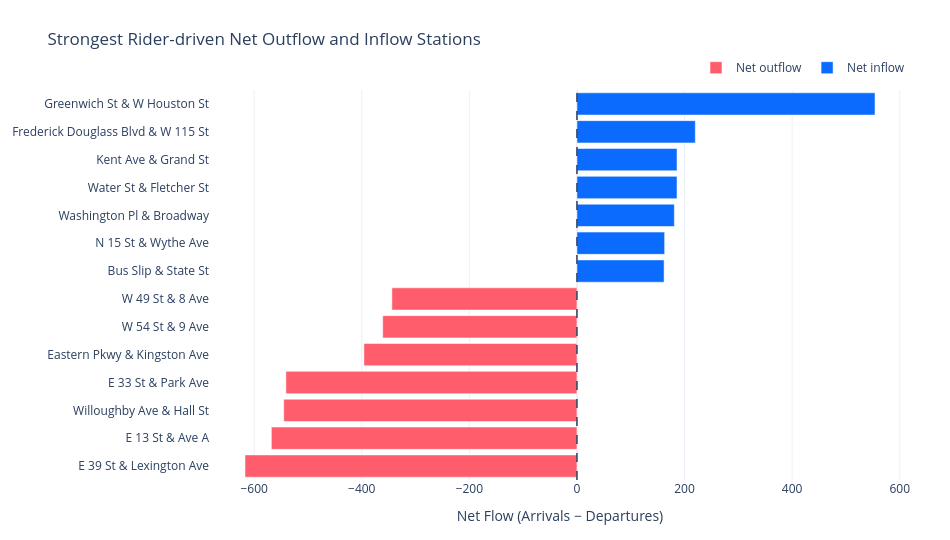

Notebook code cell kept with this figure:
### Markdown cell above
## 6. Mobility Flow

`net_flow = arrivals - departures`; `total_activity = arrivals + departures`; `imbalance_ratio = |net_flow| / total_activity`.

Notebook chỉ giữ một biểu đồ đại diện; bản đồ tương tác đầy đủ vẫn thuộc dashboard Streamlit.

### Code cell
outflow = con.sql(
    """
    SELECT
        station_name,
        net_flow
    FROM station_metrics
    WHERE total_activity >= 5000
    ORDER BY net_flow ASC
    LIMIT 7
    """
).pl()

inflow = con.sql(
    """
    SELECT
        station_name,
        net_flow
    FROM station_metrics
    WHERE total_activity >= 5000
    ORDER BY net_flow DESC
    LIMIT 7
    """
).pl()

station_flow = pl.concat([outflow, inflow]).with_columns(
    pl.when(pl.col("net_flow") >= 0)
      .then(pl.lit("Net inflow"))
      .otherwise(pl.lit("Net outflow"))
      .alias("flow_direction")
)

station_plot = station_flow.sort("net_flow")

flow_fig = px.bar(
    station_plot,
    x="net_flow",
    y="station_name",
    orientation="h",
    color="flow_direction",
    color_discrete_map={
        "Net inflow": "#0B6BFF",
        "Net outflow": "#FF5D6C",
    },
    title="Strongest Rider-driven Net Outflow and Inflow Stations",
    labels={
        "net_flow": "Net Flow (Arrivals − Departures)",
        "station_name": "Station",
        "flow_direction": "Direction",
    },
)

flow_fig.add_vline(
    x=0,
    line_width=1.5,
    line_dash="dash",
)

flow_fig.update_layout(
    template="plotly_white",
    height=540,
    width=950,
    yaxis_title=None,
    legend_title=None,
    legend=dict(
        orientation="h",
        yanchor="bottom",
        y=1.02,
        xanchor="right",
        x=1,
    ),
    margin=dict(l=180, r=40, t=90, b=60),
)

flow_fig.show()

### Figure 1 — Plotly figure (JSON) as saved in the notebook; plotly's stock layout.template omitted (floating-point values rounded to 4 significant figures)
{"data": [{"hovertemplate": "Direction=Net outflow<br>Net Flow (Arrivals − Departures)=%{x}<br>Station=%{y}<extra></extra>", "legendgroup": "Net outflow", "marker": {"color": "#FF5D6C", "pattern": {"shape": ""}}, "name": "Net outflow", "orientation": "h", "showlegend": true, "textposition": "auto", "type": "bar", "x": [-617, -568, -545, -541, -396, -361, -344], "xaxis": "x", "y": ["E 39 St & Lexington Ave", "E 13 St & Ave A", "Willoughby Ave & Hall St", "E 33 St & Park Ave", "Eastern Pkwy & Kingston Ave", "W 54 St & 9 Ave", "W 49 St & 8 Ave"], "yaxis": "y"}, {"hovertemplate": "Direction=Net inflow<br>Net Flow (Arrivals − Departures)=%{x}<br>Station=%{y}<extra></extra>", "legendgroup": "Net inflow", "marker": {"color": "#0B6BFF", "pattern": {"shape": ""}}, "name": "Net inflow", "orientation": "h", "showlegend": true, "textposition": "auto", "type": "bar", "x": [162, 163, 181, 186, 186, 220, 554], "xaxis": "x", "y": ["Bus Slip & State St", "N 15 St & Wythe Ave", "Washington Pl & Broadway", "Water St & Fletcher St", "Kent Ave & Grand St", "Frederick Douglass Blvd & W 115 St", "Greenwich St & W Houston St"], "yaxis": "y"}], "layout": {"barmode": "relative", "height": 540, "legend": {"orientation": "h", "title": {}, "tracegroupgap": 0, "x": 1, "xanchor": "right", "y": 1.02, "yanchor": "bottom"}, "margin": {"b": 60, "l": 180, "r": 40, "t": 90}, "shapes": [{"line": {"dash": "dash", "width": 1.5}, "type": "line", "x0": 0, "x1": 0, "xref": "x", "y0": 0, "y1": 1, "yref": "y domain"}], "title": {"text": "Strongest Rider-driven Net Outflow and Inflow Stations"}, "width": 950, "xaxis": {"anchor": "y", "domain": [0, 1], "title": {"text": "Net Flow (Arrivals − Departures)"}}, "yaxis": {"anchor": "x", "domain": [0, 1], "title": {}}}}
